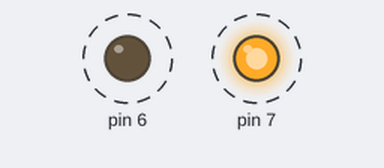
Recording of a sketch running on a simulated Arduino Uno, built with avr-gcc and run on an emulated ATmega328P. Parts: output pins drawn as LEDs (lit = HIGH). Dashed ring = blinking.

Above: at 1.0 s.
Timing chart, 0 to 5.8 s (numbered marks = the images above):
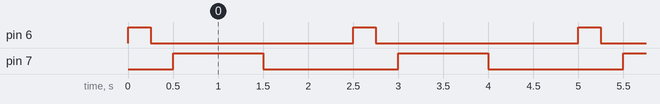

The sketch:

blink_2leds.ino
```cpp
#define LED1 PB6
#define LED2 PB7

void setup() {
  pinMode(LED1, OUTPUT);
  pinMode(LED2, OUTPUT);
}

void loop() {

  digitalWrite(LED1, HIGH);
  delay(250); // acende o LED1 espera 250 ms
  digitalWrite(LED1, LOW);
  delay(250); // apaga o LED1 espera 250 ms
  digitalWrite(LED2, HIGH);
  delay(1000); // acende o LED2 espera 1000 ms
  digitalWrite(LED2, LOW);
  delay(1000); // apaga o LED2 espera 1000 ms
}
```

Measured:
- by itself, pin 6: alternates HIGH for 0.25 s and LOW for 2.3 s
- by itself, pin 7: alternates HIGH for 1.0 s and LOW for 1.5 s
- by itself, everything shown: repeats every 2.5 s, in 4 steps
